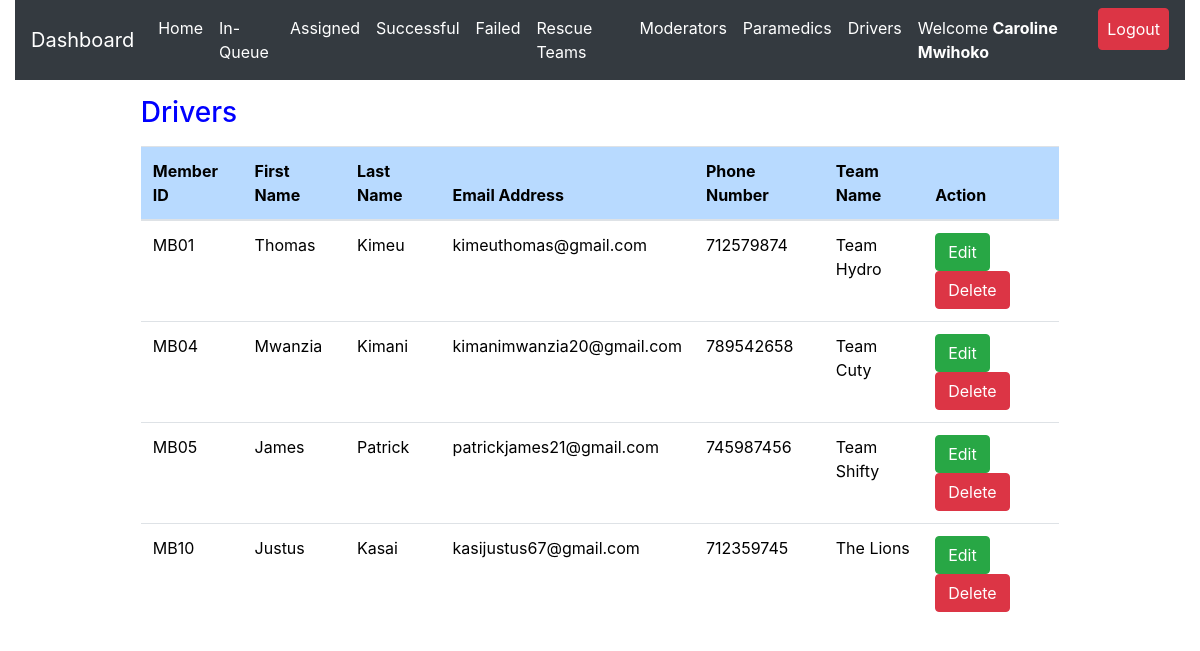
The app's page /admin/drivers.php (signed in), older data.
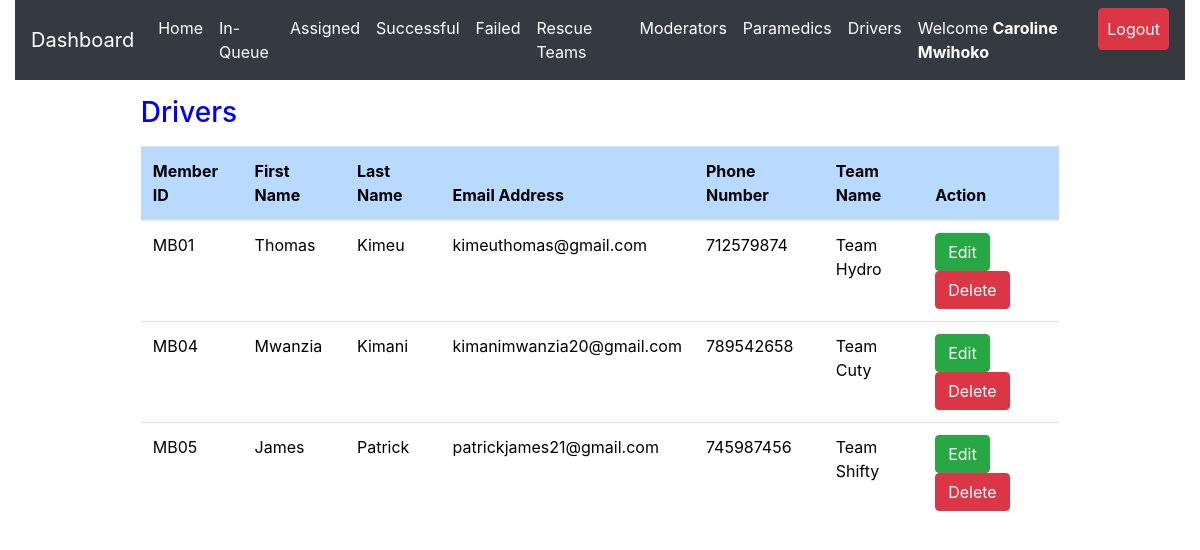
The same page, newer data.
### tables this page shows
CREATE TABLE `rescue_team_members` (
  `id` int(20) NOT NULL,
  `member_id` varchar(50) NOT NULL,
  `fname` varchar(255) NOT NULL,
  `lname` varchar(255) NOT NULL,
  `email` varchar(50) NOT NULL,
  `phone` int(15) NOT NULL,
  `role_id` varchar(50) NOT NULL,
  `rescue_team_id` varchar(50) NOT NULL,
  `time_of_registration` datetime NOT NULL DEFAULT CURRENT_TIMESTAMP
);

CREATE TABLE `rescue_team` (
  `id` int(11) NOT NULL,
  `team_id` varchar(50) NOT NULL,
  `team_username` varchar(255) NOT NULL,
  `team_name` varchar(255) NOT NULL,
  `team_phone` int(15) NOT NULL,
  `team_email` varchar(50) NOT NULL,
  `team_password` varchar(255) NOT NULL,
  `password_reset_token` varchar(255) DEFAULT NULL,
  `registration_timestamp` datetime NOT NULL DEFAULT CURRENT_TIMESTAMP
);

### admin/drivers.php (the view, shortened to what this page needs)
<?php
include 'server.php';
?>
<!DOCTYPE html>
<html lang="en">
<?php include './includes/header.php'; ?>
  <body>
    <?php include './includes/navbar.php'; ?>
<div class="container-fluid">
<div class="row m-3">
  <div class="col-md-1"></div>
  <div class="col-md-10">
<div class="table-responsive-lg">
  <table class="table mt-3" style='color:black; font-weight:normal'>
      <thead>
       <h3 style='color:blue'>Drivers</h3>
          <tr >
            <th scope="col" class="table-primary">Member ID</th>
            <th scope="col" class="table-primary">First Name</th>
            <th scope="col" class="table-primary">Last Name</th>
            <th scope="col" class="table-primary">Email Address</th>
            <th scope="col" class="table-primary">Phone Number</th>
            <th scope="col" class="table-primary">Team Name</th>
            <th scope="col" class="table-primary">Action</th>
          </tr>
        </thead>
        <tbody>
  <?php
  if($_SESSION['admin_id']){
      $data_fetch_query = "SELECT * FROM `rescue_team_members` WHERE role_id='MSU/001A/022'";
      $data_result = mysqli_query($db, $data_fetch_query);
      if ($data_result->num_rows > 0){
          while($row = $data_result->fetch_assoc()) {
              $driver_member_id = $row['member_id'];
              $driverFname= $row["fname"];
              $driverLname= $row["lname"];
              $driverMail= $row["email"];
              $driverPhone= $row["phone"];
              $teamid= $row["rescue_team_id"];
              $data_fetch = "SELECT * FROM `rescue_team` WHERE `team_id` ='$teamid'";
              $result = mysqli_query($db, $data_fetch);
              if ($result->num_rows > 0){
                while($rw = $result->fetch_assoc()) {
                  $teamname= $rw["team_name"];
                }}
      echo "<tr> <td>" .$row["member_id"].  "</td>";
      echo "<td>" .$driverFname."</td>";
      echo "<td>" .$driverLname."</td>";
      echo "<td>" .$driverMail."</td>";
      echo "<td>" .$driverPhone."</td>";
      echo "<td>" .$teamname."</td>";
      echo "<td>
      <form method ='POST' action='server.php'>
      <input  type='text' hidden name='driver_member_id' value='$driver_member_id'>
      <input type='submit' data-id= '$driver_member_id' data-phone='$driverPhone' data-fname='$driverFname' data-lname='$driverLname' data-mail='$driverMail' value='Edit' name='edit-driver-btn' class='btn btn-success editDriverButton'>
      <input type='submit' data-id= '$driver_member_id' value='Delete'  class='btn btn-danger deleteDriveBtn'>
      </form>
      </td> </tr>";
      }
      }else{
      echo "<td>"."No Requests Found"."</td>";
      }
      } else{
          echo "<td>"."No Data Found"."</td>";
      }
?>
        </tbody>
  </table>
</div>
</div>
<div class="col-md-1"></div>
</div>
</div>
  </body>
</html>

### admin/includes/header.php (shortened to what this page needs)
<head>
    <link rel="stylesheet" href="https://cdnjs.cloudflare.com/ajax/libs/font-awesome/6.0.0/css/all.min.css" />
    <link rel="stylesheet" href="https://maxcdn.bootstrapcdn.com/bootstrap/4.0.0/css/bootstrap.min.css">
    <link rel="stylesheet" href="./static/css/style.css" />
    <link rel="stylesheet" type="text/css" href="https://cdn.jsdelivr.net/npm/toastify-js/src/toastify.min.css">
  </head>

### admin/includes/navbar.php (shortened to what this page needs)
<div class="container-fluid" id="mynav">
  <nav class="navbar navbar-expand-lg navbar-dark bg-dark ">
  <a class="navbar-brand" href="./dashboard.php">Dashboard</a>
  <div class="collapse navbar-collapse" id="navbarSupportedContent">
    <ul class="navbar-nav ml-auto ">
      <?php
     if($_SESSION['admin_id']){ ?>
    <li class="nav-item">
        <a class="nav-link active" href="dashboard.php">Home</a>
      </li>
     <li class="nav-item">
        <a class="nav-link active" href="inqueue.php">In-Queue</a>
      </li>
     <li class="nav-item">
        <a class="nav-link active" href="assigned.php">Assigned</a>
      </li>
      <li class="nav-item">
        <a class="nav-link active" href="successful.php">Successful</a>
      </li>
      <li class="nav-item">
        <a class="nav-link active" href="failed.php">Failed</a>
      </li>
      <li class="nav-item">
        <a class="nav-link active" href="team.php">Rescue Teams</a>
      </li>
      <li class="nav-item">
        <a class="nav-link active" href="moderators.php">Moderators</a>
      </li>
      <li class="nav-item">
        <a class="nav-link active" href="paramedics.php">Paramedics</a>
      </li>
      <li class="nav-item">
        <a class="nav-link active" href="drivers.php">Drivers</a>
      </li>
      <li class="nav-item active">
      <a class="nav-link" href="javascript:void(0)">
      <?php echo "Welcome ". "<strong style='color:white;'>".$_SESSION['admin_firstname']." ".$_SESSION['admin_lastname'];  ?> </a>
      </li>
      <li class="nav-item active">
        <a class="nav-link btn btn-danger" href="logout.php">Logout </a>
      </li>
         <?php
  }
 ?>
    </ul>
  </div>
</nav>
</div>

Row changes from the older to the newer data that the page shows:
removed rescue_team_members: member_id "MB10", fname "Justus", lname "Kasai", email "kasijustus67@gmail.com", phone "712359745", rescue_team.team_name "The Lions"
